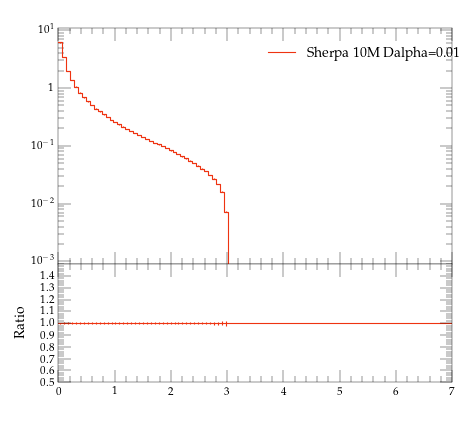

The script that saved this image:
#! /usr/bin/env python

# This Python script was auto-generated using YODA v2.0.0.
# Analysis object: /evtb/cutEg_tjb_pt
# Timestamp: 13-04-2024 (01:44:13)

import matplotlib as mpl
import matplotlib.pyplot as plt
mpl.use('Agg') # comment out for interactive use
import os
import numpy as np

plotDir = os.path.split(os.path.realpath(__file__))[0]
if 'YODA_USER_PLOT_PATH' in globals():
    plot_outdir = globals()['YODA_USER_PLOT_PATH']
else:
    plot_outdir = plotDir

#plot style
plt.style.use(os.path.join(plotDir, '../default.mplstyle'))
# plot metadata
figW, figH = plt.rcParams['figure.figsize']
ax_xLabel = r''
ax_yLabel = r''
ax_title  = r''
ax_xScale = 'linear'
ax_yScale = 'log'
xLims = (0.0, 7.0)
yLims = (0.0009000000000000001, 11.0)

# TeX-friendly labels for the legend
labels = [ r"Sherpa 10M Dalpha=0.01" ]

# Create figure and axis objects
fig, (ax, ratio0_ax) = plt.subplots(2, 1, sharex=True,
                  figsize=(figW,figH), gridspec_kw={'height_ratios': (2, 1)})
ratio0_ax.yaxis.set_major_locator(mpl.ticker.MultipleLocator(0.1))
ratio0_ax.set_ylim(0.5, 1.4999)
ratio0_ax.set_ylabel('Ratio')

# LineColor map: curve index -> color
linecolors = {0: '#EE3311'}
# the numerical data is stored in a separate file
dataf = dict()
prefix = os.path.split(__file__)[0]
if prefix:    prefix = prefix + '/'
exec(open(prefix+'cutEg_tjb_pt__data.py').read(), dataf)


legend_handles = [] # keep track of handles for the legend

# style options for curves
# starts at zorder>=5 to draw curve on top of legend
styles = {
  'curve0': {
    'color' : linecolors[0],
    'linestyle' : '-',
    'marker' : 'o',
    'zorder' : 5,
    'histstyle' : True,
  },
}
# curve from input yoda files in main panel
for label in dataf['yvals'].keys():
    if all(np.isnan(v) for v in dataf['yvals'][label]):
        continue
    tmp = None
    if styles[label]['histstyle']: # draw as histogram
        tmp, = ax.plot(dataf['xedges'], dataf['yedges'][label],
                       color=styles[label]['color'],
                       linestyle=styles[label]['linestyle'],
                       drawstyle='steps-pre', solid_joinstyle='miter',
                       zorder=styles[label]['zorder'], label=label)
        ax.errorbar(dataf['xpoints'], dataf['yvals'][label], color=styles[label]['color'],
                    xerr=dataf['xerrs'], yerr=[dataf['ydowns'][label], dataf['yups'][label]],
                    linestyle='none', zorder=styles[label]['zorder'])
    else: # draw as scatter
        tmp = ax.errorbar(dataf['xpoints'], dataf['yvals'][label],
                          xerr=dataf['xerrs'],
                          yerr=[ dataf['ydowns'][label],
                          dataf['yups'][label] ],
                          fmt=styles[label]['marker'],
                          ecolor=styles[label]['color'],
                          color=styles[label]['color'], zorder=2)
        tmp[-1][0].set_linestyle(styles[label]['linestyle'])
    legend_handles += [tmp]
    for varLabel in dataf['variation_yvals'].keys():
        if varLabel.startswith(label):
            tmp, = ax.plot(dataf['xedges'], dataf['variation_yvals'][varLabel],
                           color=styles[label]['color'],
                           linestyle=styles[label]['linestyle'],
                           drawstyle='steps-pre', solid_joinstyle='miter',
                           zorder=styles[label]['zorder'], alpha=0.5)


# plots on ratio panel
# curve from input yoda files in ratio panel
for label, yvals in dataf['ratio0_yvals'].items():
    if all(np.isnan(v) for v in yvals):
        continue
    if styles[label]['histstyle']: # plot as histogram
        ratio0_ax.plot(dataf['xedges'], yvals,
                       color=styles[label]['color'],
                       linestyle=styles[label]['linestyle'],
                       drawstyle='steps-pre', zorder=1,
                       solid_joinstyle='miter')
        ratio0_ax.vlines(dataf['xpoints'],
                         dataf['ratio0_ymin'][label],
                         dataf['ratio0_ymax'][label],
                         color=styles[label]['color'], zorder=1)
    else: # plot as scatter
        tmp = ratio0_ax.errorbar(dataf['xpoints'],
                                 yvals, xerr=dataf['xerrs'],
                                 yerr=dataf['ratio0_yerrs'][label],
                                 fmt=styles[label]['marker'],
                                 ecolor=styles[label]['color'],
                                 color=styles[label]['color'])
        tmp[-1][0].set_linestyle(styles[label]['linestyle'])

    for varlabel in dataf['ratio0_variation_vals'].keys():
        if varlabel.startswith(label):
            ratio0_ax.plot(dataf['xedges'],
                            dataf['ratio0_variation_vals'][varlabel],
                            color=styles[label]['color'],
                            linestyle=styles[label]['linestyle'],
                            drawstyle='steps-pre', solid_joinstyle='miter',
                            zorder=1, alpha=0.5)

legend_pos = (0.5, 0.97)
ax.legend(legend_handles, labels, loc='upper left', bbox_to_anchor=legend_pos)

# set plot metadata as defined above
ratio0_ax.set_xlabel(ax_xLabel)
ratio0_ax.xaxis.set_label_coords(1., -.15)
ax.set_ylabel(ax_yLabel, loc='top')
ax.set_title(ax_title, loc='left')
ax.set_xscale(ax_xScale)
ax.set_yscale(ax_yScale)
ax.set_xlim(xLims)
ax.set_ylim(yLims)

# tick formatting
plt.rcParams['xtick.top'] = True
plt.rcParams['ytick.right'] = True
ax.yaxis.set_major_locator(mpl.ticker.LogLocator(base=10.0, numticks=np.inf))
ax.yaxis.set_minor_locator(mpl.ticker.LogLocator(
                           base=10.0, subs=np.arange(0.1, 1, 0.1), numticks=np.inf))
fig.align_ylabels((ax, ratio0_ax))
plt.savefig(os.path.join(plot_outdir, 'cutEg_tjb_pt.pdf'), format='PDF')
plt.savefig(os.path.join(plot_outdir, 'cutEg_tjb_pt.png'), format='PNG')

plt.close(fig)
